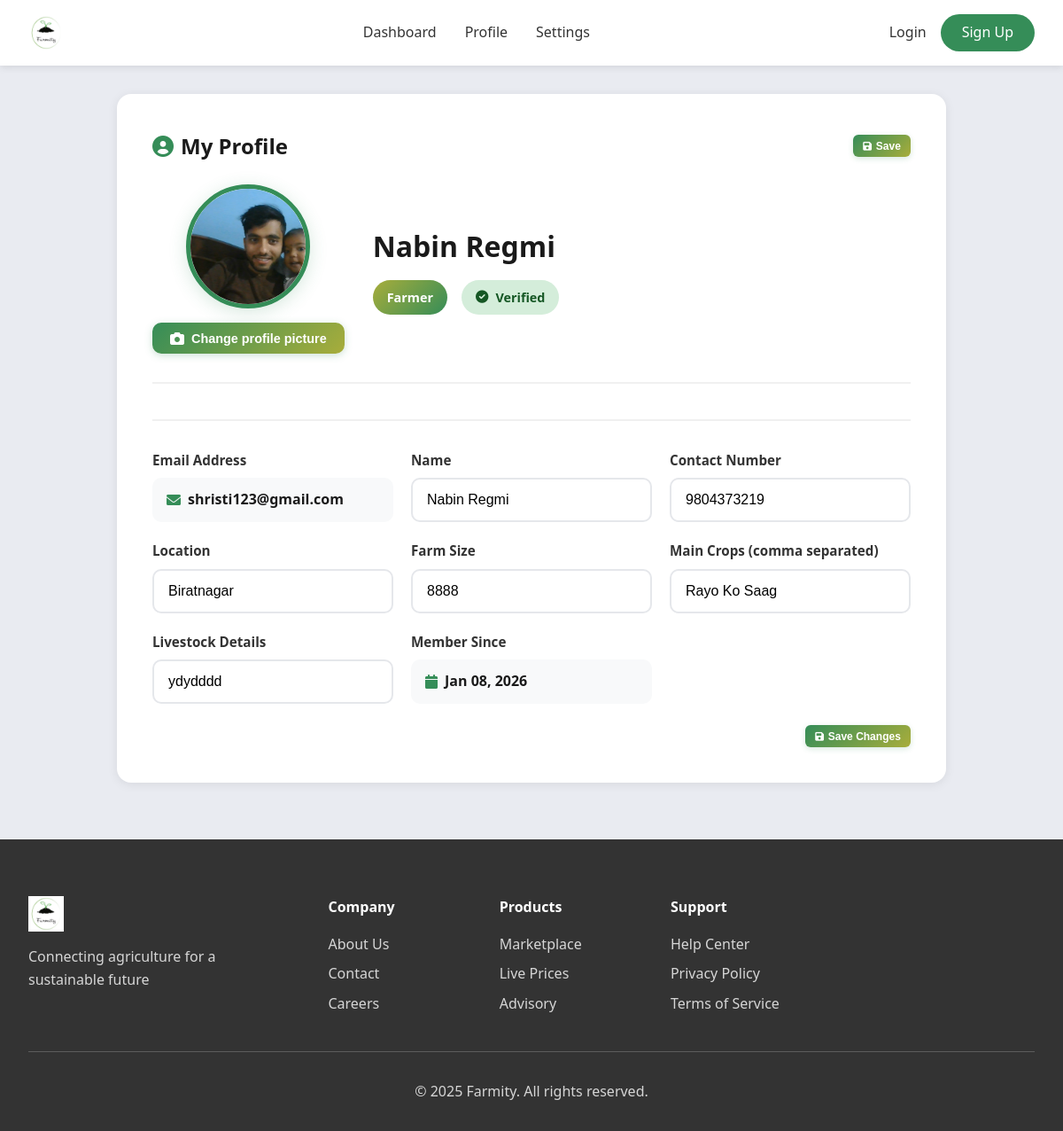
/profile/ (signed in), run on the app's committed database.
### accounts/models.py (models this page shows, shortened)
class FarmerProfile(models.Model):
    user = models.OneToOneField(User, on_delete=models.CASCADE, related_name='farmer_profile')
    name = models.CharField(max_length=255, blank=True, null=True)
    photo = models.ImageField(upload_to='farmer_photos/', blank=True, null=True)
    location = models.CharField(max_length=255, blank=True, null=True)
    contact = models.CharField(max_length=20, blank=True, null=True)
    farm_size = models.CharField(max_length=50, blank=True, null=True)
    crop_types = models.TextField(blank=True, null=True, help_text="Comma-separated list of crops")
    livestock_details = models.TextField(blank=True, null=True)

class User(AbstractBaseUser, PermissionsMixin):
    ROLE_CHOICES = (
        ('admin', 'Admin'),
        ('buyer', 'Buyer'),
        ('farmer', 'Farmer'),
        ('agricultural_expert', 'Agricultural Expert'),
        ('vendor', 'Vendor'),
    )
    email = models.EmailField(unique=True)
    role = models.CharField(max_length=20, choices=ROLE_CHOICES, default='buyer')
    is_active = models.BooleanField(default=True)
    is_verified = models.BooleanField(default=False)
    is_staff = models.BooleanField(default=False)
    date_joined = models.DateTimeField(auto_now_add=True)
    objects = UserManager()
    USERNAME_FIELD = 'email'
    REQUIRED_FIELDS = []

### accounts/views.py (the view, shortened to what this page needs)
# urls.py: path('profile/', profile_page, name='profile'),
@login_required
def profile_page(request):
    user = request.user
    context = {}
    _ensure_role_profile(user)
    if user.role == 'farmer':
        profile, _ = FarmerProfile.objects.get_or_create(user=user)
        context['profile'] = profile
    return render(request, 'profile_details.html', context)

### accounts/views.py (called while the page is built)
def _ensure_role_profile(user):
    if user.role == 'farmer':
        FarmerProfile.objects.get_or_create(user=user)
    elif user.role == 'vendor':
        VendorProfile.objects.get_or_create(user=user)
    elif user.role == 'agricultural_expert':
        ExpertProfile.objects.get_or_create(user=user)
    elif user.role == 'buyer':
        UserProfile.objects.get_or_create(user=user)
    elif user.role == 'admin':
        UserProfile.objects.get_or_create(user=user)

### templates/profile_details.html (shortened to what this page needs)
<!DOCTYPE html>
<html lang="en">
<head>
    <link rel="stylesheet" href="/static/css/style.css">
    <link href="https://cdnjs.cloudflare.com/ajax/libs/font-awesome/6.0.0/css/all.min.css" rel="stylesheet">
</head>
<body>
    <header class="main-header">
        <div class="header-container">
            <div class="logo">
                <a href="/" style="display: flex; align-items: center; gap: 0.5rem; text-decoration: none; color: inherit;">
                    <img src="/static/images/Farmity%20logo.png" alt="Farmity Logo" class="logo-img" onerror="this.style.display='none'; this.nextElementSibling.style.display='flex';">
                </a>
            </div>
            <nav class="main-nav">
                {% if request.user.role == 'farmer' %}
                <a href="{% url 'farmer_dashboard' %}">Dashboard</a>
                {% elif request.user.role == 'buyer' %}
                <a href="{% url 'user_dashboard' %}">Dashboard</a>
                {% elif request.user.role == 'vendor' %}
                <a href="{% url 'vendor_dashboard' %}">Dashboard</a>
                {% elif request.user.role == 'agricultural_expert' %}
                <a href="{% url 'expert_dashboard' %}">Dashboard</a>
                {% else %}
                <a href="{% url 'dashboard' %}">Dashboard</a>
                {% endif %}
                <a href="{% url 'profile' %}">Profile</a>
                <a href="{% url 'settings' %}">Settings</a>
            </nav>
            <div class="header-actions" id="headerActions">
                <div id="authButtons" class="auth-buttons"></div>
            </div>
        </div>
    </header>
    <main class="main-content">
        <div class="profile-card">
            <div class="section-title">
                <span><i class="fas fa-user-circle" style="color: var(--sea-green); margin-right: 0.5rem;"></i>My Profile</span>
                <button type="submit" form="profileForm" class="btn-save-profile">
                    <i class="fas fa-save"></i> Save
                </button>
            </div>
            <div class="profile-header">
                <div class="profile-img-area">
                    {% if request.user.role == 'vendor' %}
                        {% if profile.logo %}
                            <img src="{{ profile.logo.url }}" alt="Profile" class="profile-img-large">
                        {% else %}
                            <div class="profile-img-large" style="display:flex;align-items:center;justify-content:center;background:linear-gradient(135deg, var(--sea-green) 0%, var(--sushi) 100%);font-size:3.5rem;color:white;">
                                <i class="fas fa-building"></i>
                            </div>
                        {% endif %}
                    {% else %}
                        {% if profile.photo %}
                            <img src="{{ profile.photo.url }}" alt="Profile" class="profile-img-large">
                        {% else %}
                            <div class="profile-img-large" style="display:flex;align-items:center;justify-content:center;background:linear-gradient(135deg, var(--sea-green) 0%, var(--sushi) 100%);font-size:3.5rem;color:white;">
                                <i class="fas fa-user"></i>
                            </div>
                        {% endif %}
                    {% endif %}
                    <form id="photoForm" method="POST" action="{% url 'profile' %}" enctype="multipart/form-data" class="change-photo-form">
                        <button type="button" class="btn-change-photo" onclick="document.getElementById('photoInput').click()">
                            <i class="fas fa-camera"></i> {% if request.user.role == 'vendor' %}Change logo{% else %}Change profile picture{% endif %}
                        </button>
                    </form>
                </div>
                <div class="profile-header-info">
                    <h2>
                        {% if request.user.role == 'vendor' %}
                            {{ profile.company_name|default:request.user.email }}
                        {% else %}
                            {{ profile.name|default:request.user.email }}
                        {% endif %}
                    </h2>
                    <div class="profile-badges">
                        <span class="role-badge">{{ request.user.role|title }}</span>
                        {% if request.user.is_verified %}
                            <span class="verified-badge">
                                <i class="fas fa-check-circle"></i> Verified
                            </span>
                        {% else %}
                            <span class="unverified-badge">
                                <i class="fas fa-exclamation-circle"></i> Unverified
                            </span>
                        {% endif %}
                    </div>
                </div>
            </div>
            <form method="POST" action="{% url 'profile' %}" enctype="multipart/form-data" class="profile-form-section" id="profileForm">
                <div class="profile-form-grid">
                    <div class="form-group">
                        <label>Email Address</label>
                        <div class="read-only-field">
                            <i class="fas fa-envelope"></i>
                            {{ request.user.email }}
                        </div>
                    </div>
                    {% if request.user.role == 'farmer' %}
                    <div class="form-group">
                        <label>Name</label>
                        <input type="text" name="name" class="form-control" value="{{ profile.name|default:'' }}" placeholder="Full name">
                    </div>
                    <div class="form-group">
                        <label>Contact Number</label>
                        <input type="text" name="contact" class="form-control" value="{{ profile.contact|default:'' }}" placeholder="Phone number">
                    </div>
                    <div class="form-group">
                        <label>Location</label>
                        <input type="text" name="location" class="form-control" value="{{ profile.location|default:'' }}" placeholder="Farm location">
                    </div>
                    <div class="form-group">
                        <label>Farm Size</label>
                        <input type="text" name="farm_size" class="form-control" value="{{ profile.farm_size|default:'' }}" placeholder="e.g., 5 acres">
                    </div>
                    <div class="form-group">
                        <label>Main Crops (comma separated)</label>
                        <input type="text" name="crop_types" class="form-control" value="{{ profile.crop_types|default:'' }}" placeholder="e.g., Wheat, Rice, Corn">
                    </div>
                    <div class="form-group">
                        <label>Livestock Details</label>
                        <input type="text" name="livestock_details" class="form-control" value="{{ profile.livestock_details|default:'' }}" placeholder="e.g., 10 cows, 20 chickens">
                    </div>
                    {% endif %}
                    <div class="form-group">
                        <label>Member Since</label>
                        <div class="read-only-field">
                            <i class="fas fa-calendar"></i>
                            {{ request.user.date_joined|date:"M d, Y" }}
                        </div>
                    </div>
                </div>
                <div class="form-actions" style="margin-top: 1.5rem;">
                    <button type="submit" class="btn-save-profile">
                        <i class="fas fa-save"></i> Save Changes
                    </button>
                </div>
            </form>
        </div>
    </main>
    <footer class="main-footer">
        <div class="footer-container">
            <div class="footer-section">
                <div class="footer-logo">
                    <img src="/static/images/Farmity%20logo.png" alt="Farmity Logo" class="logo-img" onerror="this.style.display='none'; this.nextElementSibling.style.display='flex';">
                </div>
                <p class="footer-tagline">Connecting agriculture for a sustainable future</p>
            </div>
            <div class="footer-section">
                <h4>Company</h4>
                <ul>
                    <li><a href="#">About Us</a></li>
                    <li><a href="#">Contact</a></li>
                    <li><a href="#">Careers</a></li>
                </ul>
            </div>
            <div class="footer-section">
                <h4>Products</h4>
                <ul>
                    <li><a href="#">Marketplace</a></li>
                    <li><a href="#">Live Prices</a></li>
                    <li><a href="#">Advisory</a></li>
                </ul>
            </div>
            <div class="footer-section">
                <h4>Support</h4>
                <ul>
                    <li><a href="#">Help Center</a></li>
                    <li><a href="#">Privacy Policy</a></li>
                    <li><a href="#">Terms of Service</a></li>
                </ul>
            </div>
        </div>
        <div class="footer-bottom">
            <p>© 2025 Farmity. All rights reserved.</p>
        </div>
    </footer>
</body>
</html>

### static/css/style.css (style rules this page uses)
* { margin: 0; padding: 0; box-sizing: border-box; }
:root { --athens-gray: #E9EBF1; --sea-green: #358D58; --sushi: #A8AD3B; --paarl: #A04A24; --white: #ffffff; --text-dark: #333333; --text-gray: #666666; --border-gray: #dddddd; --light-gray: #f5f5f5; }
body { font-family: 'Segoe UI', Tahoma, Geneva, Verdana, sans-serif; line-height: 1.6; color: var(--text-dark); background: var(--white); }
.main-header { background: var(--white); padding: 1rem 2rem; box-shadow: 0 2px 8px rgba(0,0,0,0.1); position: sticky; top: 0; z-index: 1000; }
.header-container { max-width: 1400px; margin: 0 auto; display: flex; justify-content: space-between; align-items: center; gap: 2rem; }
.logo { display: flex; align-items: center; gap: 0.5rem; font-size: 1.5rem; font-weight: bold; color: var(--sea-green); }
.logo-img { width: 40px; height: 40px; object-fit: contain; }
.main-nav { display: flex; gap: 2rem; flex: 1; justify-content: center; }
.main-nav a { text-decoration: none; color: var(--text-dark); font-weight: 500; transition: color 0.3s; }
.header-actions { display: flex; align-items: center; gap: 1.5rem; }
.auth-buttons { display: flex; align-items: center; gap: 1rem; }
.section-title { font-size: 2.5rem; color: var(--text-dark); margin-bottom: 0.5rem; font-weight: 700; }
.main-footer { background: var(--text-dark); color: var(--white); padding: 4rem 2rem 2rem; }
.footer-container { max-width: 1400px; margin: 0 auto; display: grid; grid-template-columns: 2fr 1fr 1fr 1fr 1.5fr; gap: 3rem; }
.footer-logo { display: flex; align-items: center; gap: 0.5rem; margin-bottom: 1rem; }
.footer-logo .logo-img { width: 40px; height: 40px; }
.footer-tagline { color: rgba(255,255,255,0.8); margin-top: 1rem; }
.footer-section h4 { margin-bottom: 1rem; color: var(--white); }
.footer-section ul { list-style: none; }
.footer-section ul li { margin-bottom: 0.5rem; }
.footer-section a { color: rgba(255,255,255,0.8); text-decoration: none; transition: color 0.3s; }
.footer-section p { color: rgba(255,255,255,0.8); margin-bottom: 0.5rem; }
.footer-bottom { max-width: 1400px; margin: 2rem auto 0; padding-top: 2rem; border-top: 1px solid rgba(255,255,255,0.2); text-align: center; color: rgba(255,255,255,0.8); }
.form-group { margin-bottom: 1.5rem; }
.form-group label { display: block; margin-bottom: 0.5rem; color: var(--text-dark); font-weight: 500; font-size: 0.95rem; }
html, body { height: 100%; margin: 0; padding: 0; }

### data on the page
FarmerProfile: photo (picture), name "Nabin Regmi", contact "9804373219", location "Biratnagar", farm_size "8888", crop_types "Rayo Ko Saag", livestock_details "ydydddd"
User: user.role "Farmer", user.email "shristi123@gmail.com", user.date_joined "Jan 08, 2026"
